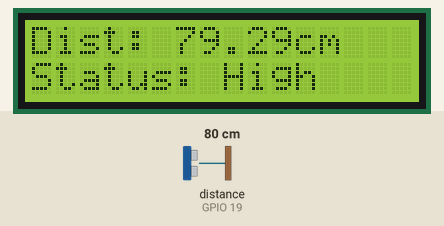
Simulated run of this sketch. Board: ESP32. Shown: 16×2 character LCD. Wiring (from diagram.json): ultrasonic range finder: trigger GPIO 23; echo GPIO 19. Inputs (shaded band) come from the test bench; at power-on: distance to the obstacle (sensor on GPIO 19) 80 cm. The echo pulse lasts 58.3 µs per cm; WiFi joins after 1.5 s; servers stay silent unless stated; random numbers use the default seed unless the sketch sets one; no MQTT or app messages arrive unless stated; what the sketch prints to the serial monitor is not drawn.

Above: at 2.7 s.
2.8 s: distance to the obstacle (sensor on GPIO 19) set to 17 cm
At 4.0 s:
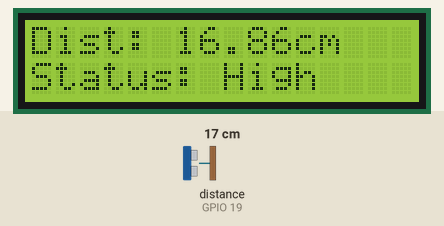
4.7 s: distance to the obstacle (sensor on GPIO 19) set to 13 cm
At 6.0 s:
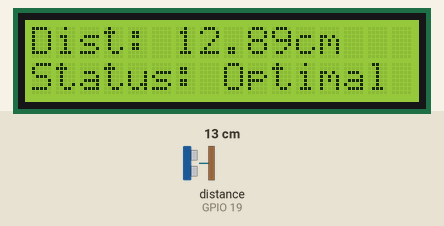
6.3 s: distance to the obstacle (sensor on GPIO 19) set to 9 cm
At 7.0 s:
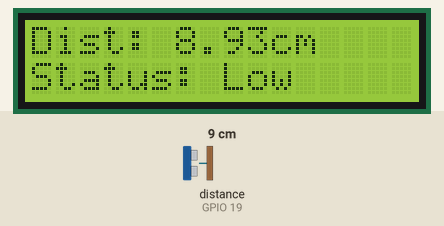
7.9 s: distance to the obstacle (sensor on GPIO 19) set to 7 cm
At 8.6 s:
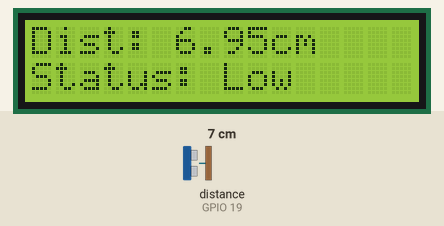
9.5 s: distance to the obstacle (sensor on GPIO 19) set to 4 cm
At 10.6 s:
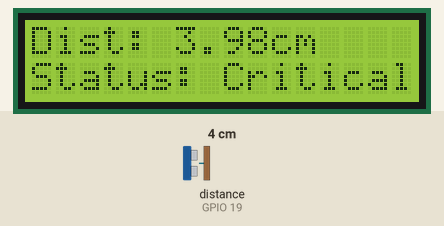
Timing chart, 0 to 12.0 s (numbered marks = the images above; inputs shaded):
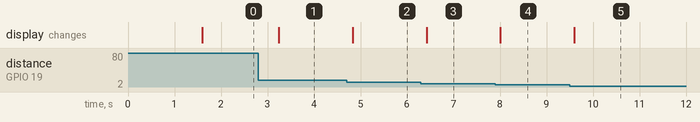

Measured:
- the behaviour switches between 16 and 15 cm on distance to the obstacle (sensor on GPIO 19) (found by bisection; images 1 and 2)
- the behaviour switches between 11 and 10 cm on distance to the obstacle (sensor on GPIO 19) (found by bisection; images 2 and 3)
- the behaviour switches between 6 and 5 cm on distance to the obstacle (sensor on GPIO 19) (found by bisection; images 4 and 5)
- after the input at 2.8 s, the display: changes after 0.44 s (image 1)
- after the input at 4.7 s, the display: changes after 0.13 s (image 2)
- after the input at 6.3 s, the display: changes after 0.13 s (image 3)
- after the input at 7.9 s, the display: changes after 0.11 s (image 4)
- after the input at 9.5 s, the display: changes after 0.09 s (image 5)

The sketch:

sketch.ino
```cpp
#include <LiquidCrystal_I2C.h>
#include <esp_now.h>
#include <WiFi.h>
#include <PubSubClient.h>

// LCD setup
LiquidCrystal_I2C lcd(0x27, 16, 2);

// Ultrasonic sensor pins
#define TRIG_PIN 23
#define ECHO_PIN 19

// WiFi credentials
const char* ssid = "Wokwi-GUEST";
const char* password = "";

// MQTT settings
const char* mqtt_server = "iot.cpe.ku.ac.th";
const int mqtt_port = 1883;

// Replace with your MAC Address
uint8_t broadcastAddress[] = {0xFF, 0xFF, 0xFF, 0xFF, 0xFF, 0xFF};  // Replace with actual MAC

// Timer variables
unsigned long previousMillis = 0;
const long interval = 5000;  // 5 seconds interval

WiFiClient espClient;
PubSubClient client(espClient);

float duration_us, distance_cm;

// Function to get water level status for rice cultivation
String getWaterLevelStatus(float water_level) {
  if (water_level < 5) {
    return "Critical Low";
  } else if (water_level >= 5 && water_level < 10) {
    return "Low";
  } else if (water_level >= 10 && water_level < 15) {
    return "Optimal";
  } else {
    return "High";
  }
}

void publishDistance() {
  String status = getWaterLevelStatus(distance_cm);

  String payload = "{\"device_id\":\"" + WiFi.macAddress() + "\"" +
               ",\"waterlevel\":" + String(distance_cm) +
               ",\"status_waterlevel\":\"" + status + "\"}";


  if (client.connected()) {
    client.publish("demo/public/ideathon/distance", payload.c_str());
    Serial.println("Distance and status published to MQTT:");
    Serial.printf("Distance: %.2f cm\n", distance_cm);
    Serial.println("Status: " + status);
    Serial.println("MAC Address: " + WiFi.macAddress());
  } else {
    Serial.println("Client disconnected, couldn't publish");
  }
}

boolean reconnect() {
  String clientId = "ESP32Client-";
  clientId += String(random(0xffff), HEX);

  if (client.connect(clientId.c_str())) {
    Serial.println("Connected to MQTT Broker!");
  }
  return client.connected();
}

void connectToWiFi() {
  WiFi.disconnect(true);
  WiFi.mode(WIFI_STA);

  Serial.println("Connecting to WiFi...");
  WiFi.begin(ssid, password);

  int attempts = 0;
  while (WiFi.status() != WL_CONNECTED && attempts < 20) {
    delay(500);
    Serial.print(".");
    attempts++;
  }

  if (WiFi.status() == WL_CONNECTED) {
    Serial.println("\nWiFi connected");
    Serial.println("IP address: " + WiFi.localIP().toString());
    Serial.println("MAC address: " + WiFi.macAddress());
  } else {
    Serial.println("\nWiFi connection failed!");
  }
}

void setup() {
  Serial.begin(115200);
  randomSeed(micros());

  // LCD setup
  lcd.init();
  lcd.backlight();

  // Ultrasonic sensor setup
  pinMode(TRIG_PIN, OUTPUT);
  pinMode(ECHO_PIN, INPUT);

  // WiFi and MQTT setup
  connectToWiFi();
  client.setServer(mqtt_server, mqtt_port);
}

void loop() {
  unsigned long currentMillis = millis();

  // Measure distance
  digitalWrite(TRIG_PIN, HIGH);
  delayMicroseconds(10);
  digitalWrite(TRIG_PIN, LOW);

  duration_us = pulseIn(ECHO_PIN, HIGH);
  distance_cm = 0.017 * duration_us;

  // Get water level status
  String status = getWaterLevelStatus(distance_cm);

  // Update LCD
  lcd.clear();
  lcd.setCursor(0, 0);
  lcd.print("Dist: ");
  lcd.print(distance_cm);
  lcd.print("cm");
  lcd.setCursor(0, 1);
  lcd.print("Status: ");
  lcd.print(status);

  // Handle MQTT connection
  if (!client.connected()) {
    Serial.println("Disconnected from MQTT");
    if (WiFi.status() != WL_CONNECTED) {
      Serial.println("WiFi disconnected, reconnecting...");
      connectToWiFi();
    }

    if (reconnect()) {
      Serial.println("MQTT Reconnected!");
    } else {
      Serial.print("Failed to reconnect to MQTT, rc=");
      Serial.println(client.state());
      delay(2000);
    }
  }

  // Publish distance every 5 seconds when connected
  if (client.connected() && (currentMillis - previousMillis >= interval)) {
    previousMillis = currentMillis;
    publishDistance();
  }

  client.loop();
  delay(500);
}
```
